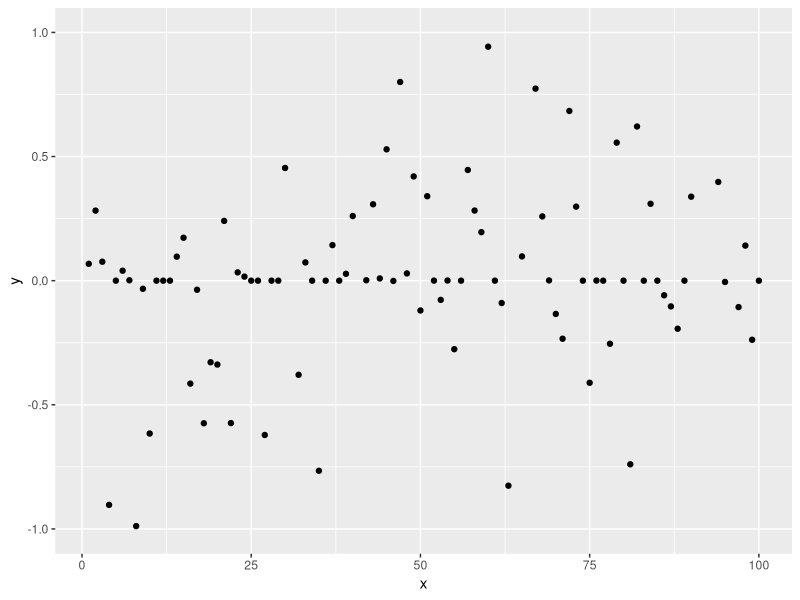
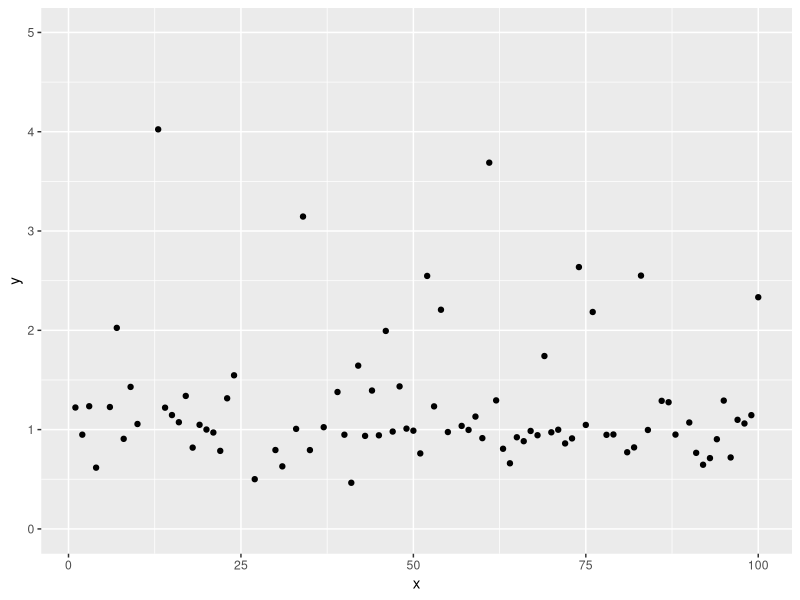
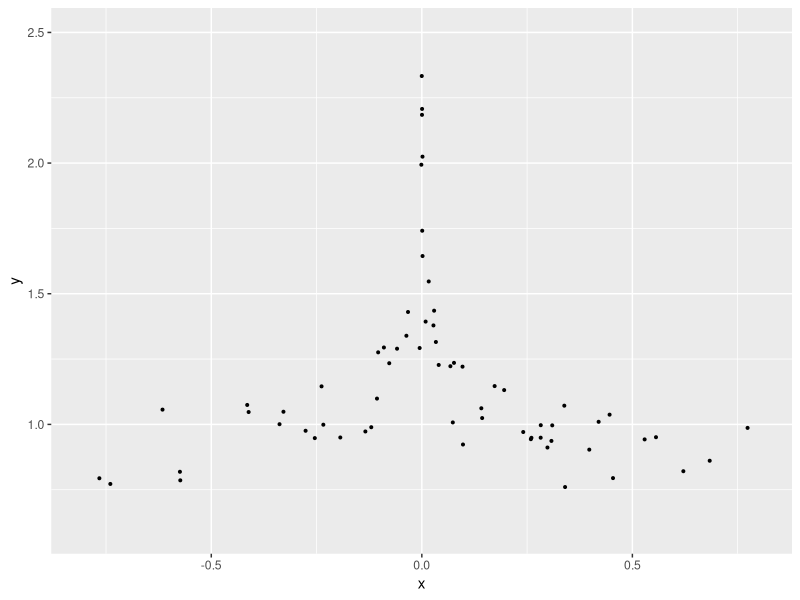

R code for these plots, in order:
library("tidyverse")
x_icount <- 10
n <- 100
x_i <- 1:x_icount
waldtesta <- rep(0,n)
waldtestb <- rep(0,n)
conff1b <- matrix(nrow=n, ncol=2)
conff1a <- matrix(nrow=n, ncol=2)
limits <- rep(0,n)
errors <- rep(0,n)
betahat <- rep(0,n)
ahat <- rep(0,n)
resulthypotese <- rep(0,n)
crit = pchisq(0.05,df=2,lower.tail = FALSE)
beta <- function(b,c1,c2 = 0) {
  b ^ (c1 * x_i + c2)
}

for (ii in 1:n) {
  yi <- rnorm(x_icount, mean=0, sd=1)
  likelihood <- function(a,b) {
    1 / sqrt(2*pi)^x_icount * prod(exp (( a * b ^x_i -yi)^2)/2)
  }
  
  s <- function(b) {
    a <- sum(yi)/sum(beta(b,1,0))
    - sum( a^2 * beta(b,2,-1) * x_i)  +  sum(a * x_i * beta(b,1,-1) * yi)
  }
  
  i <- function(b) {
    a <- sum(yi)/sum(beta(b,1))
    ma <- sum(a ^ 2 * 2 * (x_i-1) * beta(b,2,-2) * x_i)-sum(a ^ 2 * x_i * (x_i-1) * beta(b,2,-2))
    ma^(-1)
  }
  
  intim <- function(b, funk1, funk2) {
    score <- funk1 
    fish <- funk2 
    bk <- b
    itt <-0
    itt1 <- 0
    itt2 <- 0 
    while(abs(score(bk) * fish(bk))>0.001) {
      itt<- itt + 1
      bk = bk + fish(bk) * score(bk)
      if (!is.finite(score(bk))==TRUE | !is.finite((fish(bk)))==TRUE) {
        cat("ERROR!", "\n")
        itt2 <- 1
        break
      }
      if (itt>5000) {
        cat("break", "\n")
        itt1 <- 1
        break(intim)
      }
    }
    c(bk,itt, itt1, itt2)
  }
  betahat[ii] <-  intim(2, s, i)[1] 
  ahat[ii] <- sum(yi)/sum(beta(betahat[ii],1,0))
  lmle <- likelihood(ahat[ii],betahat[ii])
  
  lognorm <- function(a,b) {
    -2*log(lmle/likelihood(0,1))
  }
  
  resulthypotese[ii] <- lognorm(ahat[ii], betahat[ii])<=crit
  j22y <- 1 / (sum(ahat[ii] * (2 * x_i - 1) * beta(betahat[ii],2,-1) * x_i) -sum(ahat[ii] * x_i *(x_i - 1)* beta(betahat[ii], 1, 0 ) * yi))
  j11y <- 1 / (sum(beta(betahat[ii],2,0)))
  waldtesta[ii]  <- ((ahat[ii]-0)^2)/ j11y
  waldtestb[ii] <- (betahat[ii]-1) ^ 2 / j22y
  conff1b[ii,1] <- betahat[ii] - 1.96 * sqrt(abs(j22y))
  conff1b[ii,2] <- betahat[ii] + 1.96 * sqrt(abs(j22y))
  conff1a[ii,1] <- ahat[ii] - 1.96 * sqrt(abs(j11y))
  conff1a[ii,2] <- ahat[ii] + 1.96 * sqrt(abs(j11y))
  limits[ii] <- intim(2, s, i)[3]
  errors[ii] <- intim(2, s, i)[4]
  cat("Iteration=", ii, "Limits=", sum(limits),  "Errors=",sum(errors) , "\n") 
}
cat("Hvilke ahat waldtest ligger inde for confidence intervallet", "\n")
confresula <- which(conff1a[,1] < waldtesta & conff1a[,2] > waldtesta); confresula
length(confresula)
cat("Hvilke betahat waldtest ligger inde for confidence intervallet", "\n")
confresulb <- which(conff1b[,1] < waldtestb & conff1b[,2] > waldtestb); confresulb
length(confresulb)
cat("Number of accepted H0 hypothesis", "\n")
sum(resulthypotese)
ahat_plot <- data.frame(x=1:n, y= ahat)
betahat_plot <- data.frame(x=1:n, y= betahat)
ahat_betahat <- data.frame(x= ahat, y=betahat)
ggplot(ahat_plot, aes(x,y)) +
  geom_point() + 
  scale_y_continuous(limits=c(-1,1))
ggplot(betahat_plot, aes(x,y)) +
  geom_point() +
  scale_y_continuous(limits=c(0,5))
ggplot(ahat_betahat, aes(x,y)) +
  geom_point(size = 0.7) + 
  scale_y_continuous(limits=c(0.6,2.5)) +
  scale_x_continuous(limits=c(-0.8,0.8))

